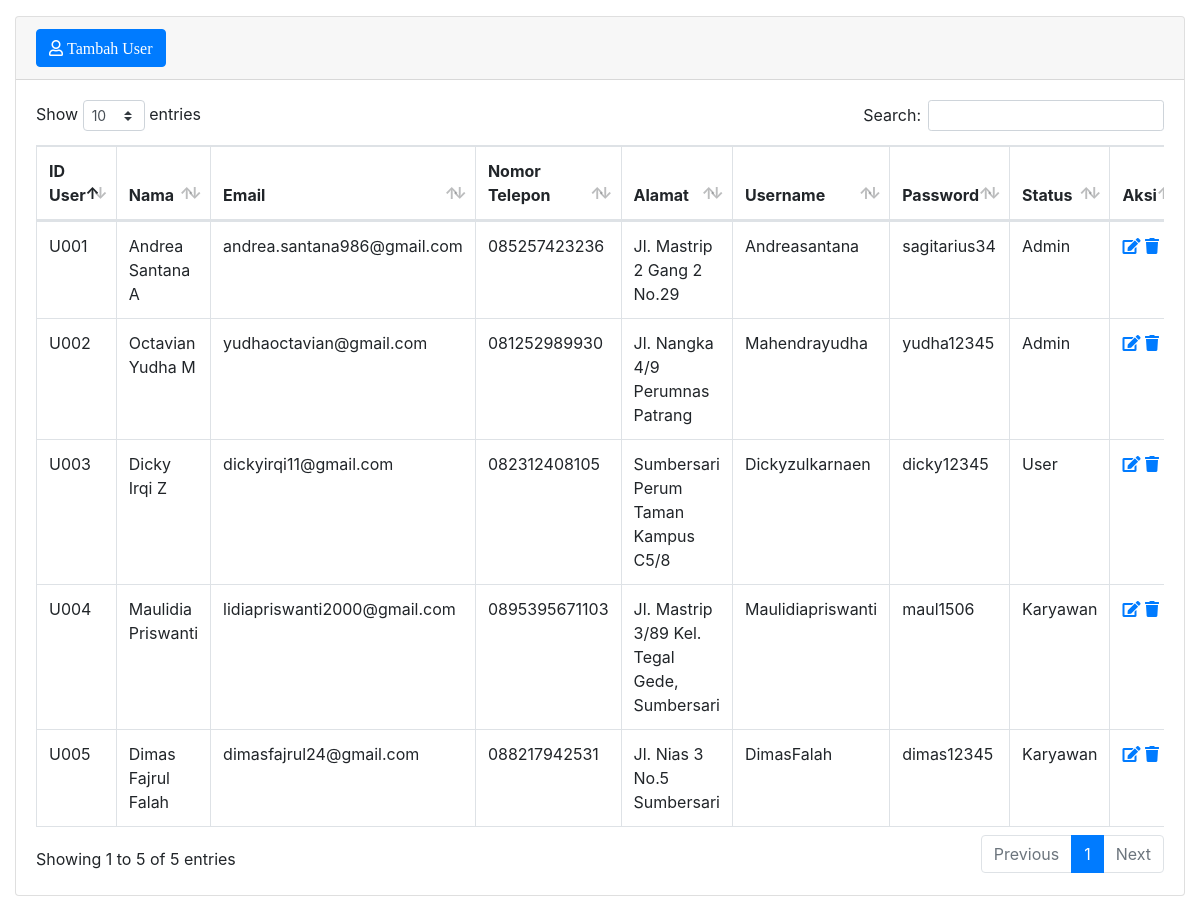
The page /WEB_NF/admin/tabel-user.php on the database its author committed.
### tables this page shows
CREATE TABLE `user` (
  `ID_USER` varchar(5) NOT NULL,
  `NAMA` varchar(100) DEFAULT NULL,
  `NOMOR_TELEPON` varchar(13) DEFAULT NULL,
  `ALAMAT` varchar(150) DEFAULT NULL,
  `EMAIL` varchar(50) DEFAULT NULL,
  `USERNAME` varchar(20) DEFAULT NULL,
  `PASSWORD` varchar(20) DEFAULT NULL,
  `LEVEL` int(3) NOT NULL COMMENT '1. Admin, 2. Karyawan, 3. User'
);

### WEB_NF/admin/tabel-user.php (the view, shortened to what this page needs)
<?php
  include "koneksi.php";
?>
<!DOCTYPE html>
<html lang="en">
<head>
  <link href="vendor/fontawesome-free/css/all.min.css" rel="stylesheet" type="text/css">
  <link href="vendor/datatables/dataTables.bootstrap4.css" rel="stylesheet">
  <link href="css/sb-admin.css" rel="stylesheet">
</head>
<body id="page-top">
  <div id="wrapper">
    <div id="content-wrapper">
      <div class="container-fluid">
        <div class="card mb-3">
          <div class="card-header">
          <a href="?page=user&aksi=tambah-user" class="btn btn-primary fas fa-user"> Tambah User</a>
          </div>
          <div class="card-body">
            <div class="table-responsive">
              <table class="table table-bordered" id="dataTable" width="100%" cellspacing="0">
                <thead>
                  <tr>
                    <th>ID User</th>
                    <th>Nama</th>
                    <th>Email</th>
                    <th>Nomor Telepon</th>
                    <th>Alamat</th>
                    <th>Username</th>
                    <th>Password</th>
                    <th>Status</th>
                    <th>Aksi</th>
                  </tr>
                </thead>
                <tbody>
                  <?php
                    $sql = $conn->query("SELECT * FROM user");
                    while($data = $sql->fetch_assoc()) {
                      $admin = 'Admin';
                      $karyawan = 'Karyawan';
                      $user = 'User';
                  ?>
                  <tr>
                    <td><?php echo $data['ID_USER']; ?></td>
                    <td><?php echo $data['NAMA']; ?></td>
                    <td><?php echo $data['EMAIL']; ?></td>
                    <td><?php echo $data['NOMOR_TELEPON']; ?></td>
                    <td><?php echo $data['ALAMAT']; ?></td>
                    <td><?php echo $data['USERNAME']; ?></td>
                    <td><?php echo $data['PASSWORD']; ?></td>
                    <td><?php if($data ['LEVEL']==2) {
                      echo $karyawan;
                    } elseif($data ['LEVEL']==1) {
                      echo $admin;
                    } elseif($data['LEVEL']==3) {
                      echo $user;
                    } ?></td>
                    <td>
                      <a href="?page=user&aksi=edit-user&id=<?php echo $data['ID_USER'];?>" class="fas fa-edit"></a>
                      <a onclick="return confirm('Apakah Anda yakin untuk menghapus?')" href="?page=user&aksi=hapus-user&id=<?php echo $data['ID_USER'];?>" class="fas fa-trash"></a>
                    </td>
                  </tr>
                  <?php } ?>
                </tbody>
              </table>
            </div>
          </div>
        </div>
      </div>
    </div>
  </div>
</body>
</html>

### rows shown on the page
user: ID_USER "U001", NAMA "Andrea Santana A", EMAIL "andrea.santana986@gmail.com", NOMOR_TELEPON "085257423236", ALAMAT "Jl. Mastrip 2 Gang 2 No.29", USERNAME "Andreasantana", PASSWORD "sagitarius34", admin "Admin"
user: ID_USER "U002", NAMA "Octavian Yudha M", EMAIL "yudhaoctavian@gmail.com", NOMOR_TELEPON "081252989930", ALAMAT "Jl. Nangka 4/9 Perumnas Patrang", USERNAME "Mahendrayudha", PASSWORD "yudha12345", admin "Admin"
user: ID_USER "U003", NAMA "Dicky Irqi Z", EMAIL "dickyirqi11@gmail.com", NOMOR_TELEPON "082312408105", ALAMAT "Sumbersari Perum Taman Kampus C5/8", USERNAME "Dickyzulkarnaen", PASSWORD "dicky12345", user "User"
user: ID_USER "U004", NAMA "Maulidia Priswanti", EMAIL "lidiapriswanti2000@gmail.com", NOMOR_TELEPON "0895395671103", ALAMAT "Jl. Mastrip 3/89 Kel. Tegal Gede, Sumbersari", USERNAME "Maulidiapriswanti", PASSWORD "maul1506", karyawan "Karyawan"
user: ID_USER "U005", NAMA "Dimas Fajrul Falah", EMAIL "dimasfajrul24@gmail.com", NOMOR_TELEPON "088217942531", ALAMAT "Jl. Nias 3 No.5 Sumbersari", USERNAME "DimasFalah", PASSWORD "dimas12345", karyawan "Karyawan"
